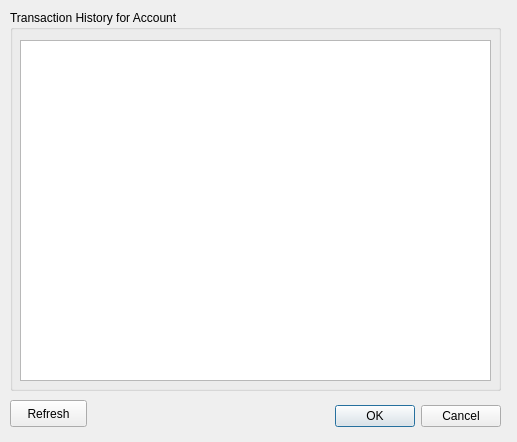
<?xml version="1.0" encoding="UTF-8"?>
<ui version="4.0">
 <class>TransHistory</class>
 <widget class="QDialog" name="TransHistory">
  <property name="geometry">
   <rect>
    <x>0</x>
    <y>0</y>
    <width>517</width>
    <height>442</height>
   </rect>
  </property>
  <property name="windowTitle">
   <string>Transaction History</string>
  </property>
  <widget class="QDialogButtonBox" name="buttonBox">
   <property name="geometry">
    <rect>
     <x>160</x>
     <y>400</y>
     <width>341</width>
     <height>32</height>
    </rect>
   </property>
   <property name="orientation">
    <enum>Qt::Orientation::Horizontal</enum>
   </property>
   <property name="standardButtons">
    <set>QDialogButtonBox::StandardButton::Cancel|QDialogButtonBox::StandardButton::Ok</set>
   </property>
  </widget>
  <widget class="QGroupBox" name="groupBox">
   <property name="geometry">
    <rect>
     <x>10</x>
     <y>10</y>
     <width>491</width>
     <height>381</height>
    </rect>
   </property>
   <property name="title">
    <string>Transaction History for Account</string>
   </property>
   <widget class="QTableView" name="tableView">
    <property name="geometry">
     <rect>
      <x>10</x>
      <y>30</y>
      <width>471</width>
      <height>341</height>
     </rect>
    </property>
   </widget>
  </widget>
  <widget class="QPushButton" name="pushButton">
   <property name="geometry">
    <rect>
     <x>10</x>
     <y>400</y>
     <width>77</width>
     <height>27</height>
    </rect>
   </property>
   <property name="text">
    <string>Refresh</string>
   </property>
  </widget>
 </widget>
 <resources/>
 <connections>
  <connection>
   <sender>buttonBox</sender>
   <signal>accepted()</signal>
   <receiver>TransHistory</receiver>
   <slot>accept()</slot>
   <hints>
    <hint type="sourcelabel">
     <x>248</x>
     <y>254</y>
    </hint>
    <hint type="destinationlabel">
     <x>157</x>
     <y>274</y>
    </hint>
   </hints>
  </connection>
  <connection>
   <sender>buttonBox</sender>
   <signal>rejected()</signal>
   <receiver>TransHistory</receiver>
   <slot>reject()</slot>
   <hints>
    <hint type="sourcelabel">
     <x>316</x>
     <y>260</y>
    </hint>
    <hint type="destinationlabel">
     <x>286</x>
     <y>274</y>
    </hint>
   </hints>
  </connection>
 </connections>
</ui>
